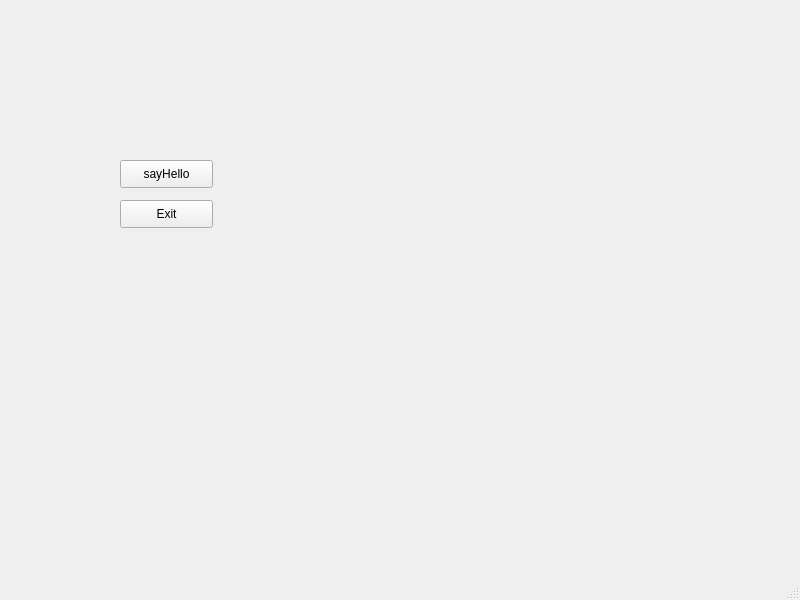
<?xml version="1.0" encoding="UTF-8"?>
<ui version="4.0">
 <class>MainWindow</class>
 <widget class="QMainWindow" name="MainWindow">
  <property name="geometry">
   <rect>
    <x>0</x>
    <y>0</y>
    <width>800</width>
    <height>600</height>
   </rect>
  </property>
  <property name="windowTitle">
   <string>MainWindow</string>
  </property>
  <widget class="QWidget" name="centralwidget">
   <widget class="QPushButton" name="btnExit">
    <property name="geometry">
     <rect>
      <x>120</x>
      <y>200</y>
      <width>93</width>
      <height>28</height>
     </rect>
    </property>
    <property name="text">
     <string>Exit</string>
    </property>
   </widget>
   <widget class="QPushButton" name="btnHello">
    <property name="geometry">
     <rect>
      <x>120</x>
      <y>160</y>
      <width>93</width>
      <height>28</height>
     </rect>
    </property>
    <property name="text">
     <string>sayHello</string>
    </property>
   </widget>
   <widget class="QLabel" name="lblSayHello">
    <property name="geometry">
     <rect>
      <x>220</x>
      <y>160</y>
      <width>511</width>
      <height>31</height>
     </rect>
    </property>
    <property name="text">
     <string/>
    </property>
   </widget>
  </widget>
  <widget class="QMenuBar" name="menubar">
   <property name="geometry">
    <rect>
     <x>0</x>
     <y>0</y>
     <width>800</width>
     <height>26</height>
    </rect>
   </property>
  </widget>
  <widget class="QStatusBar" name="statusbar"/>
 </widget>
 <resources/>
 <connections/>
</ui>
